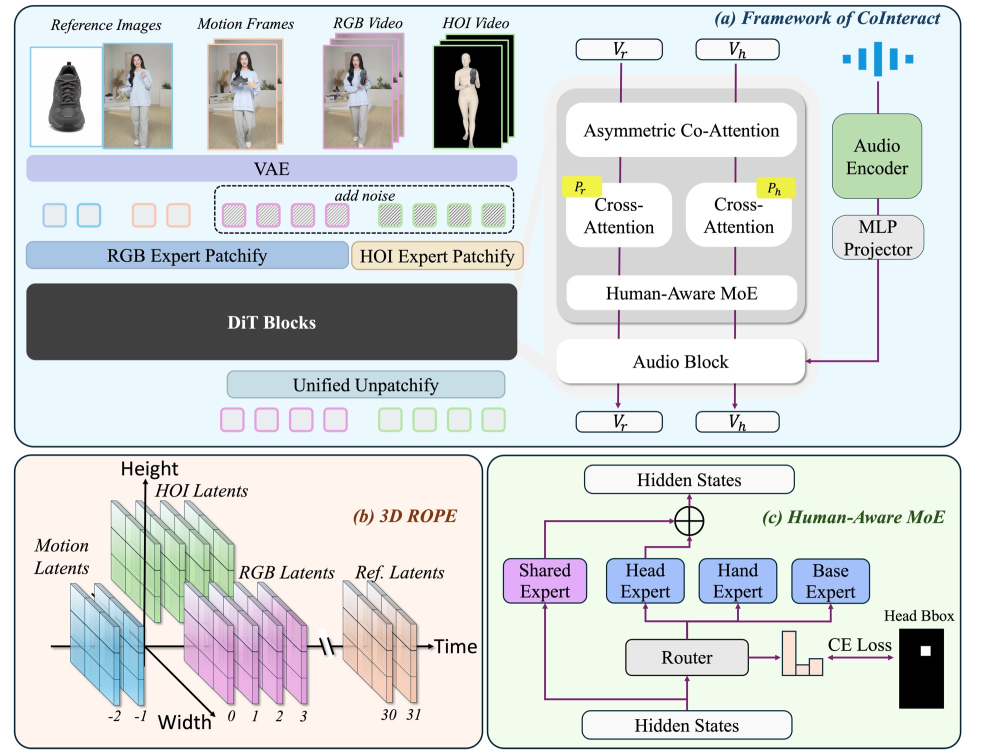
#> input picture CoInteract/assets/pipeline.jpg, 2000 x 1499 px (shown at 1/2 size)
$ python id_drift_metric.py --reference ../assets/pipeline.jpg --video ../assets/teaser.jpg --out_dir out
#> lines starting #> are read from the running program, lines starting #| are printed output that depends on the picture
#!/usr/bin/env python3
"""Measure face identity drift in generated videos.

This script is intentionally lightweight: it only needs OpenCV and NumPy for
face crops, and optionally onnxruntime plus an ArcFace-compatible ONNX model
for cosine identity scores.
"""

from __future__ import annotations

import argparse
import csv
import math
from pathlib import Path
from typing import Iterable

import cv2
import numpy as np
from PIL import Image, ImageDraw, ImageFont


def parse_video_arg(value: str) -> tuple[str, Path]:
    if "=" in value:
        label, path = value.split("=", 1)
        return label.strip(), Path(path)
    path = Path(value)
    return path.stem, path


def largest_face_bgr(frame_bgr: np.ndarray, cascade: cv2.CascadeClassifier) -> tuple[tuple[int, int, int, int], bool]:
    gray = cv2.cvtColor(frame_bgr, cv2.COLOR_BGR2GRAY)
    faces = cascade.detectMultiScale(gray, scaleFactor=1.08, minNeighbors=4, minSize=(24, 24))
    if len(faces):
        image_h, image_w = frame_bgr.shape[:2]
        plausible = []
        for x, y, w, h in faces:
            center_y = y + h / 2.0
            side = max(w, h)
            if center_y <= image_h * 0.36 and side <= image_w * 0.38:
                plausible.append((x, y, w, h))
        if not plausible:
            return _top_center_fallback(frame_bgr), False
        x, y, w, h = max(plausible, key=lambda box: int(box[2]) * int(box[3]))
        pad = int(max(w, h) * 0.28)
        x1 = max(0, x - pad)
        y1 = max(0, y - pad)
        x2 = min(frame_bgr.shape[1], x + w + pad)
        y2 = min(frame_bgr.shape[0], y + h + pad)
        return (x1, y1, x2, y2), True

    return _top_center_fallback(frame_bgr), False


# [12 lines left out: function _top_center_fallback, not called in this run]


def crop_face_rgb(frame_bgr: np.ndarray, bbox: tuple[int, int, int, int]) -> np.ndarray:
    x1, y1, x2, y2 = bbox
    crop = frame_bgr[y1:y2, x1:x2]
    if crop.size == 0:
        crop = frame_bgr
    return cv2.cvtColor(crop, cv2.COLOR_BGR2RGB)


class ArcFaceONNX:
    # [21 lines left out: functions __init__, embed, cosine, not called in this run]


def sample_video(path: Path, frame_stride: int, max_frames: int | None) -> Iterable[tuple[int, float, np.ndarray]]:
    cap = cv2.VideoCapture(str(path))
    if not cap.isOpened():
        raise RuntimeError(f"Could not open video: {path}")
    fps = cap.get(cv2.CAP_PROP_FPS) or 25.0
    frame_idx = 0
    kept = 0
    while True:
        ok, frame = cap.read()
        if not ok:
            break
        if frame_idx % frame_stride == 0:
            yield frame_idx, frame_idx / fps, frame
            kept += 1
            if max_frames is not None and kept >= max_frames:
                break
        frame_idx += 1
    cap.release()


# [63 lines left out: functions nearest_detected_bbox, make_sheet, maybe_plot, not called in this run]


def main() -> None:
    parser = argparse.ArgumentParser()
    parser.add_argument("--reference", required=True, type=Path)
    parser.add_argument("--video", action="append", required=True, help="Either /path/video.mp4 or label=/path/video.mp4")
    parser.add_argument("--out_dir", required=True, type=Path)
    parser.add_argument("--arcface_onnx", type=Path, default=None)
    parser.add_argument("--frame_stride", type=int, default=50)
    parser.add_argument("--max_frames", type=int, default=None)
    args = parser.parse_args()

    args.out_dir.mkdir(parents=True, exist_ok=True)
    crops_dir = args.out_dir / "face_crops"
    crops_dir.mkdir(exist_ok=True)

    cascade_path = Path(cv2.data.haarcascades) / "haarcascade_frontalface_default.xml"
    cascade = cv2.CascadeClassifier(str(cascade_path))
    if cascade.empty():
        raise RuntimeError(f"Could not load OpenCV face cascade: {cascade_path}")

    arcface = None
    ref_emb = None
    if args.arcface_onnx:
        if not args.arcface_onnx.exists():
            raise FileNotFoundError(args.arcface_onnx)
        arcface = ArcFaceONNX(args.arcface_onnx)

    ref_bgr = cv2.imread(str(args.reference))
#> ref_bgr is the input picture: shape (1499, 2000, 3); mean B, G, R 215.6, 215.5, 211.3
    if ref_bgr is None:
        raise RuntimeError(f"Could not read reference image: {args.reference}")
    ref_bbox, _ = largest_face_bgr(ref_bgr, cascade)
#> in largest_face_bgr, `gray = cv2.cvtColor(frame_bgr, cv2.COLOR_BGR2GRAY)`:
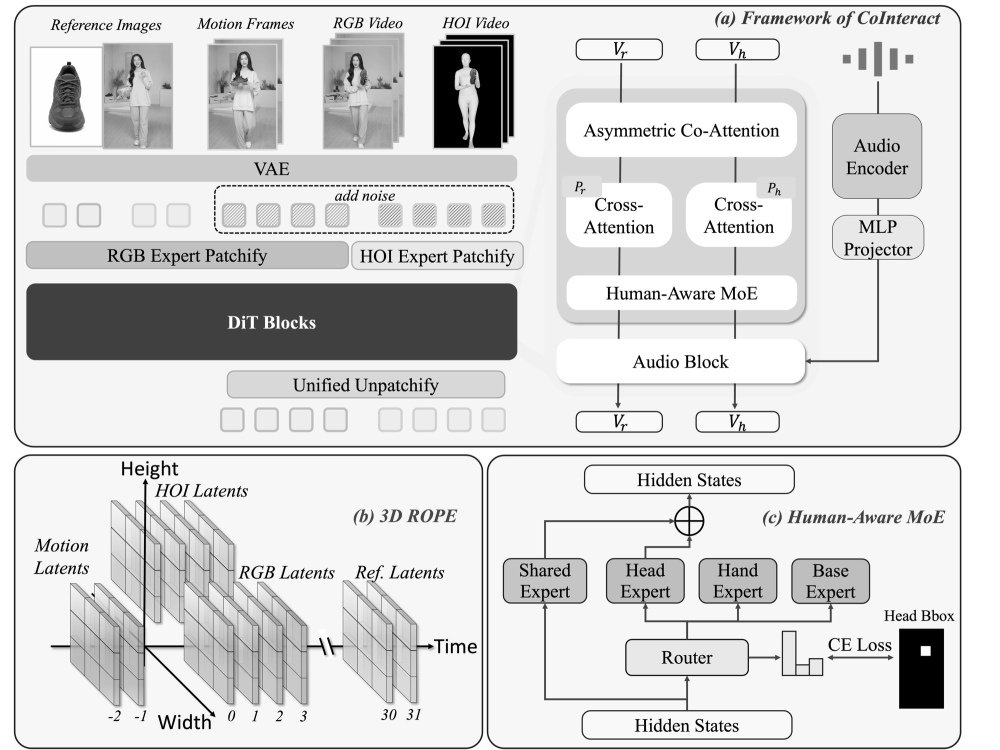
#> gray: shape (1499, 2000) (shown at 1/2 size); min 0, max 255, mean 214.3
#> in largest_face_bgr, `faces = cascade.detectMultiScale(gray, scaleFactor=1.08, minNeighbors=..`: faces = [[476, 108, 25, 25], [646, 10, 99, 99], [257, 133, 110, 110]]
#> the loop in largest_face_bgr, `for x, y, w, h in faces:` made 3 passes
#> (x, y, w, h, center_y, side) on passes 1 to 3: (476, 108, 25, 25, 120.5, 25), (646, 10, 99, 99, 59.5, 99), (257, 133, 110, 110, 188, 110)
#> after the loop in largest_face_bgr, `for x, y, w, h in faces:`: plausible = [(476, 108, 25, 25), (646, 10, 99, 99), (257, 133, 110, 110)]
#> in largest_face_bgr, `x, y, w, h = max(plausible, key=lambda box: int(box[2]) * int(box[3]))`: x = 257; y = 133; w = 110
#> in largest_face_bgr, `pad = int(max(w, h) * 0.28)`: pad = 30
#> in largest_face_bgr, `x1 = max(0, x - pad)`: x1 = 227
#> in largest_face_bgr, `y1 = max(0, y - pad)`: y1 = 103
#> in largest_face_bgr, `x2 = min(frame_bgr.shape[1], x + w + pad)`: x2 = 397
#> in largest_face_bgr, `y2 = min(frame_bgr.shape[0], y + h + pad)`: y2 = 273
#> ref_bbox = (227, 103, 397, 273)
    ref_face = crop_face_rgb(ref_bgr, ref_bbox)
#> in crop_face_rgb, `x1, y1, x2, y2 = bbox`: x1 = 227; y1 = 103; x2 = 397; y2 = 273
#> in crop_face_rgb, `crop = frame_bgr[y1:y2, x1:x2]`:
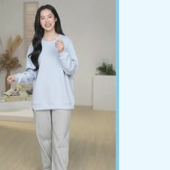
#> crop: shape (170, 170, 3); mean B, G, R 188.7, 192.2, 189.7
    Image.fromarray(ref_face).save(args.out_dir / "reference_face.png")
    if arcface is not None:
        ref_emb = arcface.embed(ref_face)

    rows: list[dict] = []
    for label, video_path in map(parse_video_arg, args.video):
        sampled = []
        for frame_idx, time_sec, frame_bgr in sample_video(video_path, args.frame_stride, args.max_frames):
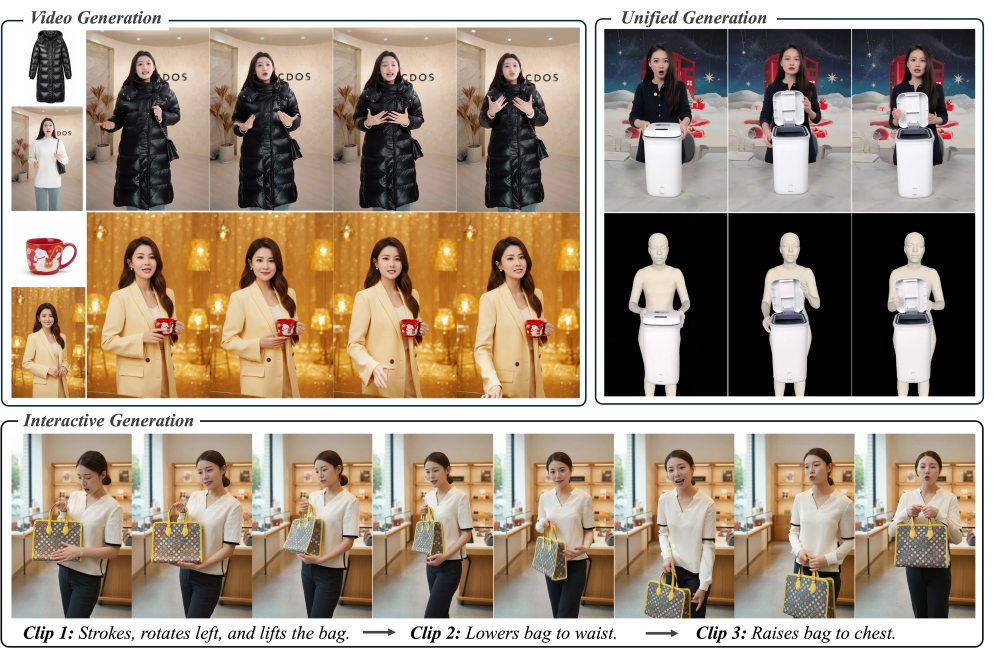
#> input picture CoInteract/assets/teaser.jpg, 2000 x 1309 px (shown at 1/2 size)
            bbox, detected = largest_face_bgr(frame_bgr, cascade)
#> in largest_face_bgr (call 2), `gray = cv2.cvtColor(frame_bgr, cv2.COLOR_BGR2GRAY)`:
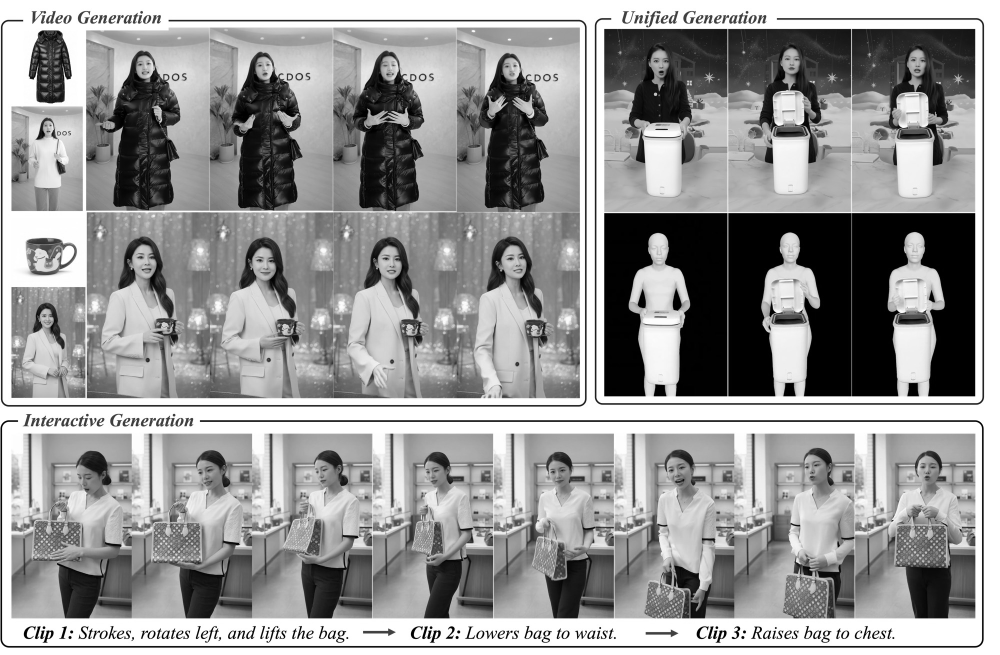
#> gray: shape (1309, 2000) (shown at 1/2 size); min 0, max 255, mean 150.7
#> in largest_face_bgr, frame_bgr is the input picture: shape (1309, 2000, 3); mean B, G, R 131, 148, 163.6
#> in largest_face_bgr (call 2), `faces = cascade.detectMultiScale(gray, scaleFactor=1.08, minNeighbors=..`: faces = 38 rows, first 6: [82, 240, 29, 29], [76, 619, 35, 35], [1294, 101, 53, 53], [1293, 476, 49, 49], [1557, 98, 53, 53], [1808, 100, 54, 54]
#> the loop in largest_face_bgr (call 2), `for x, y, w, h in faces:` made 38 passes
#> (x, y, w, h, center_y, side) on passes 1 to 12: (82, 240, 29, 29, 254.5, 29), (76, 619, 35, 35, 636.5, 35), (1294, 101, 53, 53, 127.5, 53), (1293, 476, 49, 49, 500.5, 49), (1557, 98, 53, 53, 124.5, 53), (1808, 100, 54, 54, 127, 54), (265, 109, 50, 50, 134, 50), (504, 111, 48, 48, 135, 48), (753, 111, 50, 50, 136, 50), (1000, 115, 46, 46, 138, 46), (837, 920, 54, 54, 947, 54), (1088, 920, 55, 55, 947.5, 55)
#> after the loop in largest_face_bgr (call 2), `for x, y, w, h in faces:`: plausible = [(82, 240, 29, 29), (1294, 101, 53, 53), (1557, 98, 53, 53), (1808, 100, 54, 54), (265, 109, 50, 50), (504, 111, 48, 48), (753, 111, 50, 50), (1000, 115, 46, 46), (1480, 226, 52, 52), (1731, 228, 54, 54), (166, 225, 85, 85), (1535, 153, 93, 93), (1367, 178, 92, 92)]
#> in largest_face_bgr (call 2), `x, y, w, h = max(plausible, key=lambda box: int(box[2]) * int(box[3]))`: x = 1535; y = 153; w = 93
#> in largest_face_bgr (call 2), `pad = int(max(w, h) * 0.28)`: pad = 26
#> in largest_face_bgr (call 2), `x1 = max(0, x - pad)`: x1 = 1509
#> in largest_face_bgr (call 2), `y1 = max(0, y - pad)`: y1 = 127
#> in largest_face_bgr (call 2), `x2 = min(frame_bgr.shape[1], x + w + pad)`: x2 = 1654
#> in largest_face_bgr (call 2), `y2 = min(frame_bgr.shape[0], y + h + pad)`: y2 = 272
            sampled.append({
                "frame_idx": frame_idx,
                "time_sec": time_sec,
                "frame_bgr": frame_bgr,
                "bbox": bbox,
                "detected": detected,
            })
        for sample_idx, sample in enumerate(sampled):
            frame_idx = sample["frame_idx"]
            time_sec = sample["time_sec"]
            frame_bgr = sample["frame_bgr"]
            bbox = sample["bbox"] if sample["detected"] else nearest_detected_bbox(sampled, sample_idx)
            face = crop_face_rgb(frame_bgr, bbox)
            crop_path = crops_dir / f"{label}_f{frame_idx:06d}.png"
            Image.fromarray(face).save(crop_path)
            emb = arcface.embed(face) if arcface is not None else None
            score = cosine(ref_emb, emb)
            x1, y1, x2, y2 = bbox
            rows.append({
                "label": label,
                "video": str(video_path),
                "frame": frame_idx,
                "time_sec": round(time_sec, 3),
                "x1": x1,
                "y1": y1,
                "x2": x2,
                "y2": y2,
                "detected": sample["detected"],
                "cosine": "" if score is None or math.isnan(score) else round(score, 6),
                "crop_path": str(crop_path),
            })

    csv_path = args.out_dir / "id_drift_frames.csv"
    with csv_path.open("w", newline="") as f:
        writer = csv.DictWriter(f, fieldnames=list(rows[0].keys()) if rows else ["label"])
        writer.writeheader()
        writer.writerows(rows)

    summary_path = args.out_dir / "id_drift_summary.csv"
    with summary_path.open("w", newline="") as f:
        fieldnames = ["label", "frames", "cosine_mean", "cosine_min", "cosine_last"]
        writer = csv.DictWriter(f, fieldnames=fieldnames)
        writer.writeheader()
        for label in sorted({r["label"] for r in rows}):
            vals = [float(r["cosine"]) for r in rows if r["label"] == label and r["cosine"] != ""]
            writer.writerow({
                "label": label,
                "frames": sum(1 for r in rows if r["label"] == label),
                "cosine_mean": "" if not vals else round(float(np.mean(vals)), 6),
                "cosine_min": "" if not vals else round(float(np.min(vals)), 6),
                "cosine_last": "" if not vals else round(vals[-1], 6),
            })

    make_sheet(rows, args.out_dir / "face_crop_sheet.jpg")
    maybe_plot(rows, args.out_dir / "id_drift_plot.png")

    print(f"Wrote {csv_path}")
    print(f"Wrote {summary_path}")
    print(f"Wrote {args.out_dir / 'face_crop_sheet.jpg'}")
    if arcface is None:
        print("ArcFace ONNX not provided: exported face crops only, no identity cosine scores.")


if __name__ == "__main__":
    main()
#> in main, `bbox, detected = largest_face_bgr(frame_bgr, cascade)`: bbox = (1509, 127, 1654, 272); detected = True
